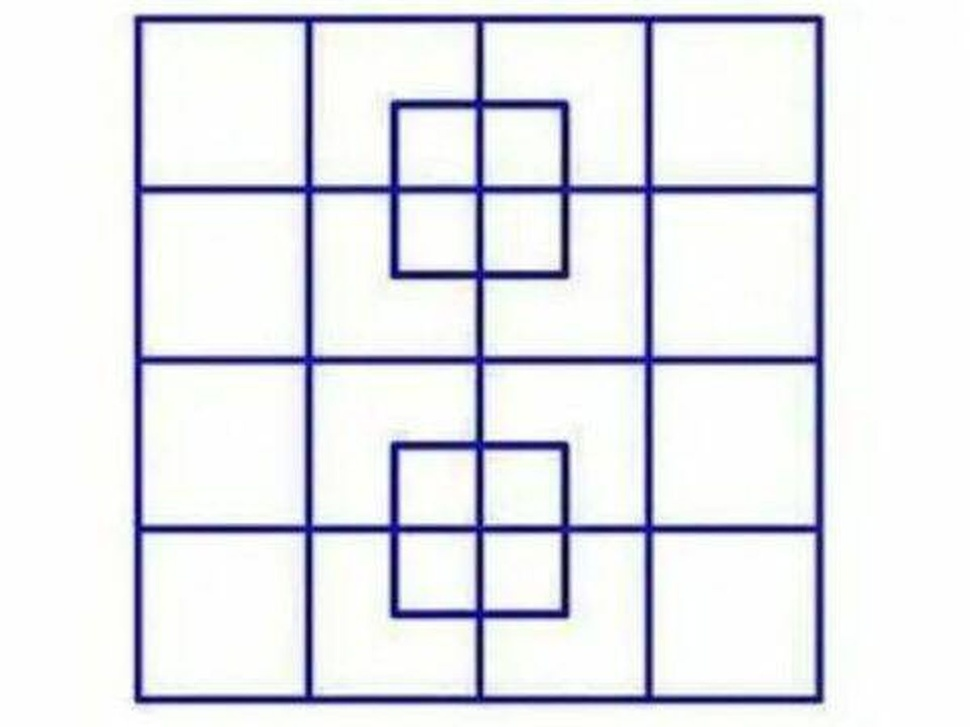
#> input picture Lab/fotos/cuadros.jpg, 970 x 727 px, shrunk from 1200 x 900 before the run
$ jupyter execute practica7.ipynb
#> lines starting #> are read from the running program, lines starting #| are printed output that depends on the picture; after the words box and inside, x2 and y2 are one past the last pixel; in counts of white or black regions, pixels touching at a corner belong together
## **Sistemas de Visión practica #7**
Deteccion de lineas y circulos

[cell 1]
import zipfile
import io

[cell 2]
import cv2
import numpy as np
from matplotlib import pyplot as plt

def imshow(title = "Image", image = None, size = 10):
    w, h = image.shape[0], image.shape[1]
    aspect_ratio = w/h
    plt.figure(figsize=(size * aspect_ratio,size))
    plt.imshow(cv2.cvtColor(image, cv2.COLOR_BGR2RGB))
    plt.title(title)
    plt.show()

*Detección de lineas*

[cell 3]
image = cv2.imread('fotos/cuadros.jpg')
#> image is the input picture: shape (727, 970, 3); mean B, G, R 236.4, 231.1, 230.2
imshow('Original', image)

gray = cv2.cvtColor(image, cv2.COLOR_BGR2GRAY)
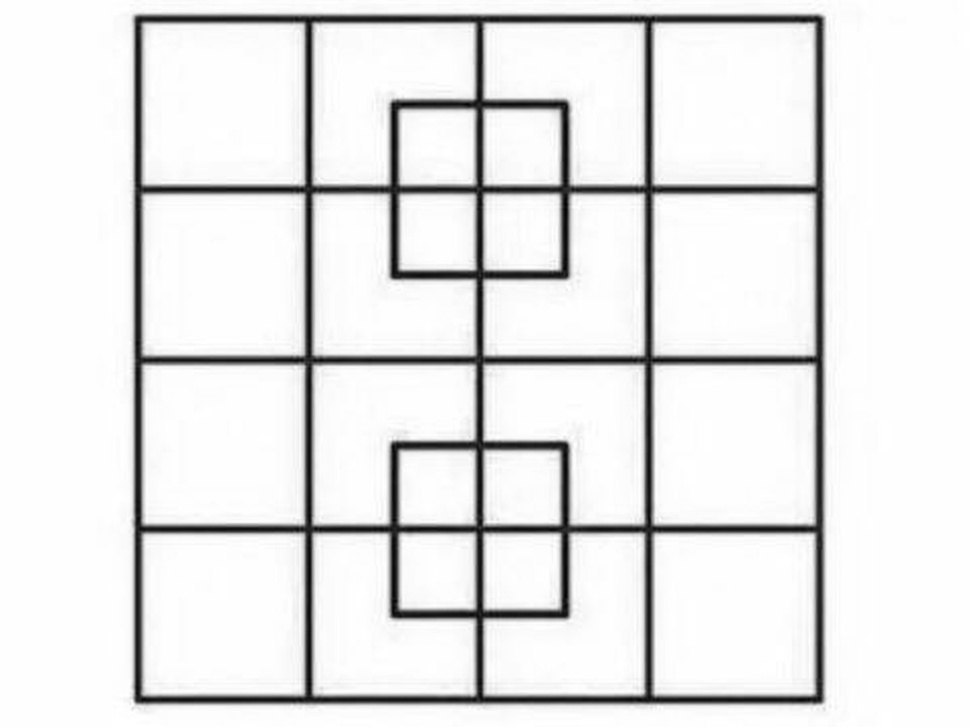
#> gray: shape (727, 970); min 2, max 255, mean 231.4
edges = cv2.Canny(gray, 100, 170, apertureSize = 3)
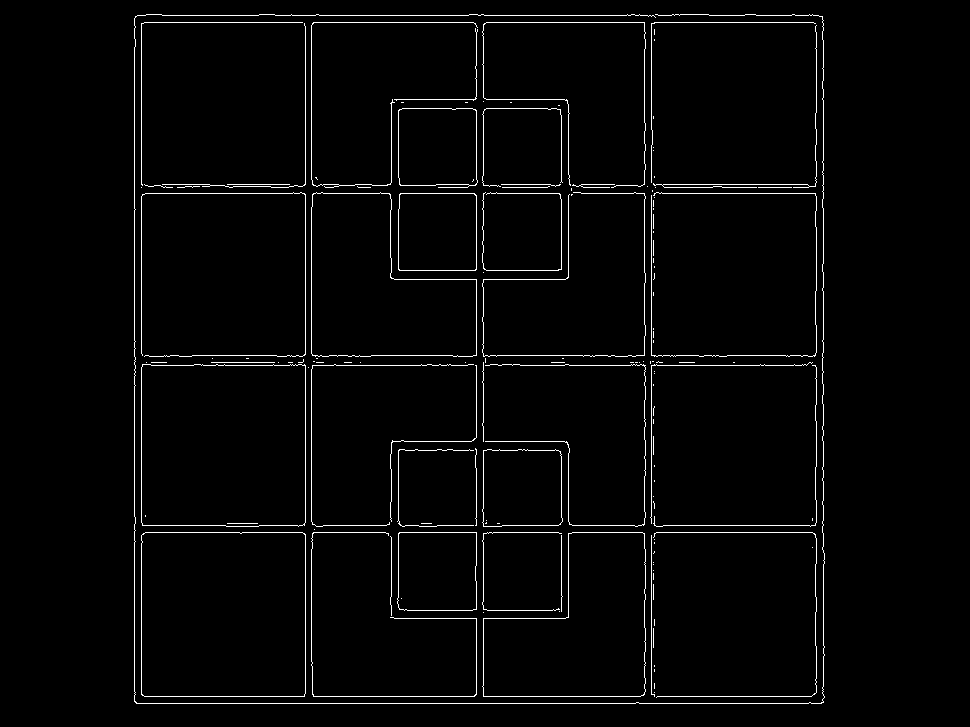
#> edges: shape (727, 970); 2.3% white in thin lines or dots, all inside (x1, y1, x2, y2) = (134, 14, 825, 704)

lines = cv2.HoughLines(edges, 1, np.pi / 180, 240)
#> lines = 24 rows, first 8: [703, 1.57], [134, 0], [22, 1.57], [305, 0], [696, 1.57], [141, 0], [651, 0], [532, 1.57]

# Iteramos en todas las lineas y convertimos al formato requerido por el comando
#cv2.line (punto inicial y final)

for line in lines:
    rho, theta = line[0]
    a = np.cos(theta)
    b = np.sin(theta)
    x0 = a * rho
    y0 = b * rho
    x1 = int(x0 + 1000 * (-b))
    y1 = int(y0 + 1000 * (a))
    x2 = int(x0 - 1000 * (-b))
    y2 = int(y0 - 1000 * (a))
    cv2.line(image, (x1, y1), (x2, y2), (0, 0, 255), 2)
#> this loop made 24 passes
#> (rho, theta, a, b, x0, y0, x1, y1) on passes 1 to 12: (703, 1.57, -4.37e-08, 1, -3.07e-05, 703, -1000, 702), (134, 0, 1, 0, 134, 0, 134, 1000), (22, 1.57, -4.37e-08, 1, -9.62e-07, 22, -1000, 21), (305, 0, 1, 0, 305, 0, 305, 1000), (696, 1.57, -4.37e-08, 1, -3.04e-05, 696, -1000, 695), (141, 0, 1, 0, 141, 0, 141, 1000), (651, 0, 1, 0, 651, 0, 651, 1000), (532, 1.57, -4.37e-08, 1, -2.33e-05, 532, -1000, 531), (193, 1.57, -4.37e-08, 1, -8.44e-06, 193, -1000, 192), (311, 0, 1, 0, 311, 0, 311, 1000), (15, 1.57, -4.37e-08, 1, -6.56e-07, 15, -1000, 14), (476, 0, 1, 0, 476, 0, 476, 1000)
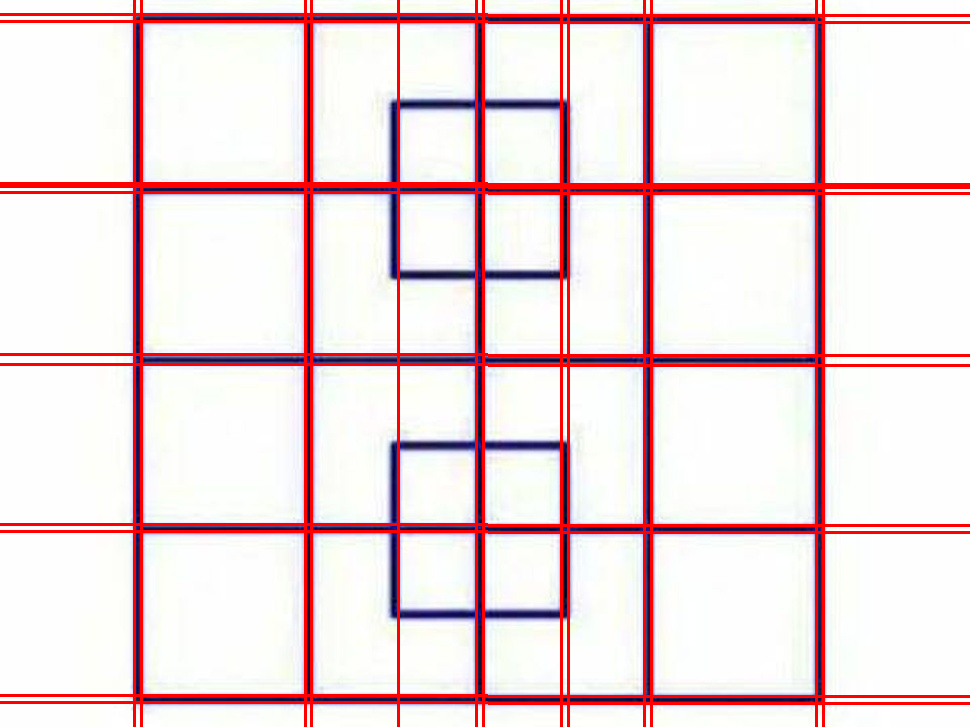
#> image: shape (727, 970, 3); 8.38% of pixels changed, all inside (x1, y1, x2, y2) = (0, 0, 970, 727)

imshow('Filtro Canny', edges)
imshow('Hough Lines', image)

*Detección de circulos*

[cell 4]
image = cv2.imread('fotos/circulos_2.jpg')
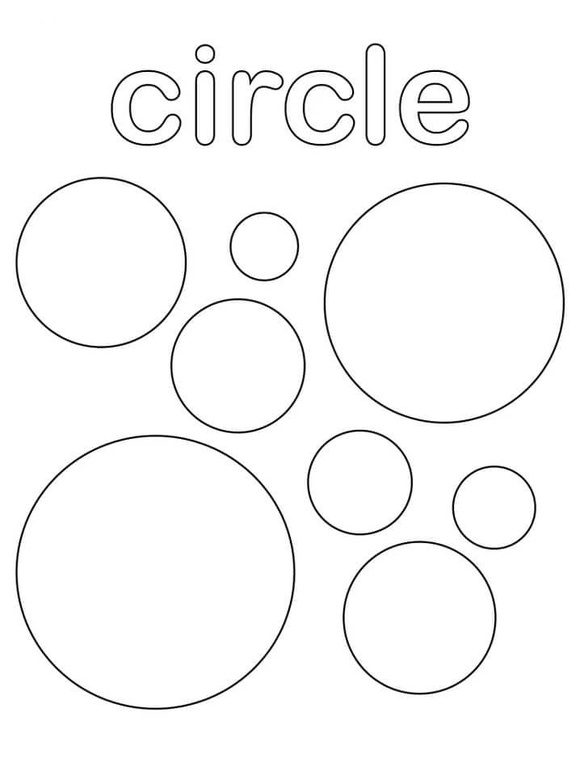
#> input picture Lab/fotos/circulos_2.jpg, 580 x 767 px, shrunk from 718 x 949 before the run
#> image is the input picture: shape (767, 580, 3); min 0, max 255, mean 248.6
imshow('Circles', image)
gray = cv2.cvtColor(image, cv2.COLOR_BGR2GRAY)
#> gray: shape (767, 580)

blur = cv2.medianBlur(gray, 5)
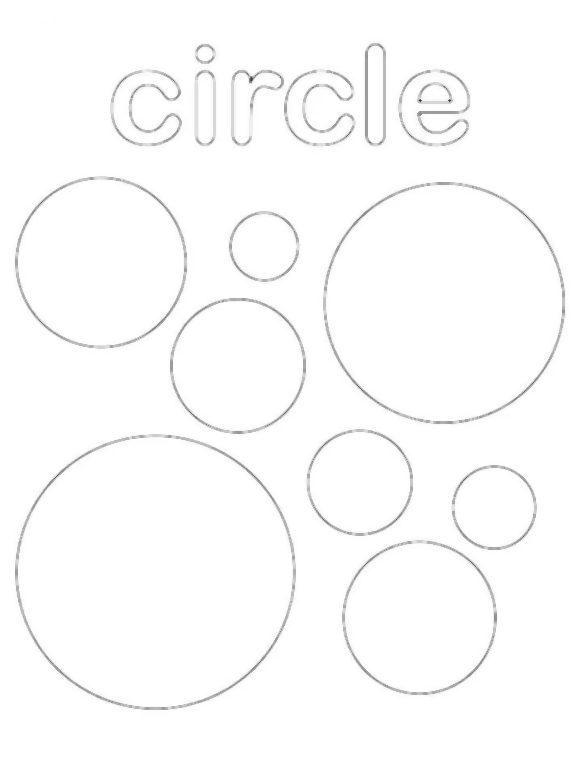
#> blur: shape (767, 580); min 53, max 255, mean 251.9

circles = cv2.HoughCircles(blur, cv2.HOUGH_GRADIENT, 1.2, 25)
#> circles = [[155.4, 570.6, 136.9], [443.4, 303, 120.4], [419.4, 617.4, 74.04], [101.4, 261, 84.84], [238.2, 364.2, 66.72], [359.4, 480.6, 52.2], [321, 106.2, 37.44], [263.4, 246.6, 32.04], [492.6, 507, 41.16], [433.8, 108.6, 36.24]]

cv2.HoughCircles(gray, cv2.HOUGH_GRADIENT, 1.2, 100)

circles = np.uint16(np.around(circles))
#> circles = [[155, 571, 137], [443, 303, 120], [419, 617, 74], [101, 261, 85], [238, 364, 67], [359, 481, 52], [321, 106, 37], [263, 247, 32], [493, 507, 41], [434, 109, 36]]

for i in circles[0,:]:
    # Dibujamos circulo externo
    cv2.circle(image,(i[0], i[1]), i[2], (0, 0, 255), 5)

    # Dibujamos circulo intero
    cv2.circle(image, (i[0], i[1]), 2, (255, 0, 0), 8)
#> this loop made 10 passes
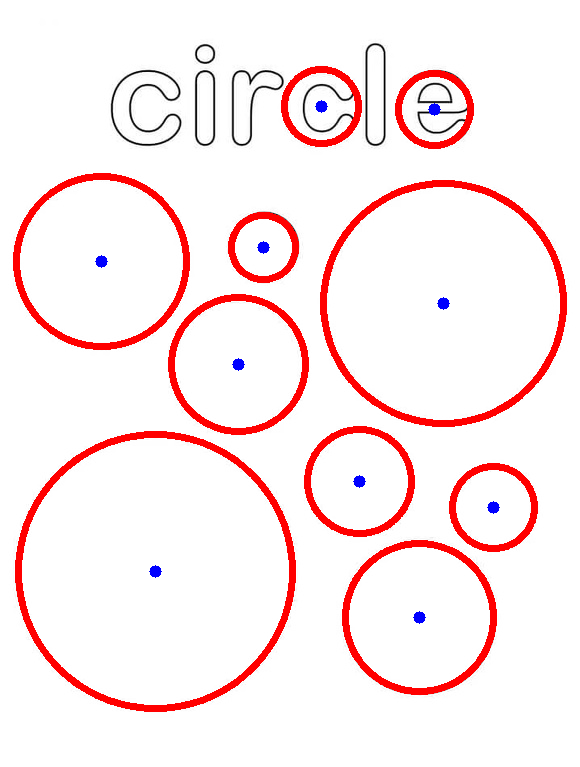
#> image: shape (767, 580, 3); 6.93% of pixels changed, all inside (x1, y1, x2, y2) = (13, 66, 567, 712)

imshow('Detected circles', image)
